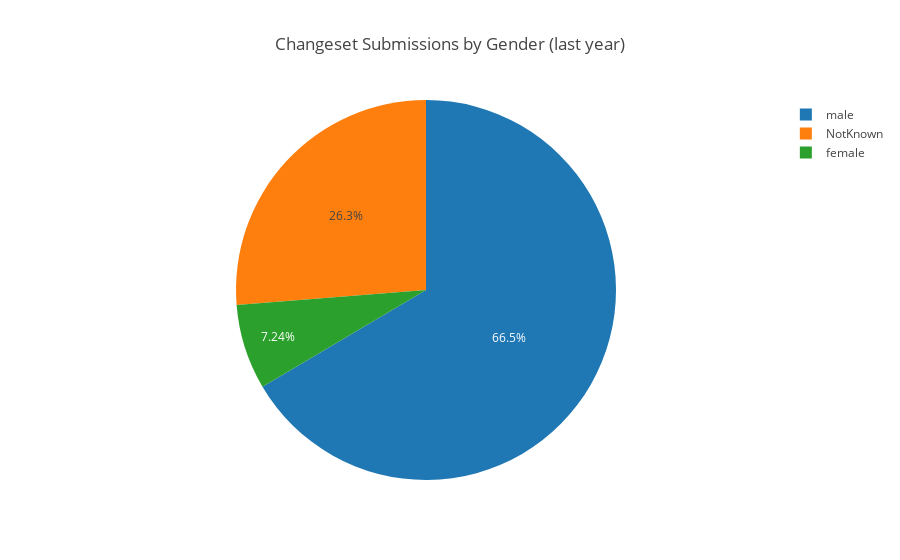

This figure's notebook cell:
### Code cell
draw_piechart(pie_chart_labels, pie_chart_values, 'Changeset Submissions by Gender (last year)')

### Figure 1 — Plotly figure (JSON) as saved in the notebook; plotly's stock layout.template omitted (floating-point values rounded to 4 significant figures)
{"data": [{"labels": ["male", "NotKnown", "female"], "type": "pie", "values": [84124, 33219, 9162]}], "layout": {"title": "Changeset Submissions by Gender (last year)"}}
